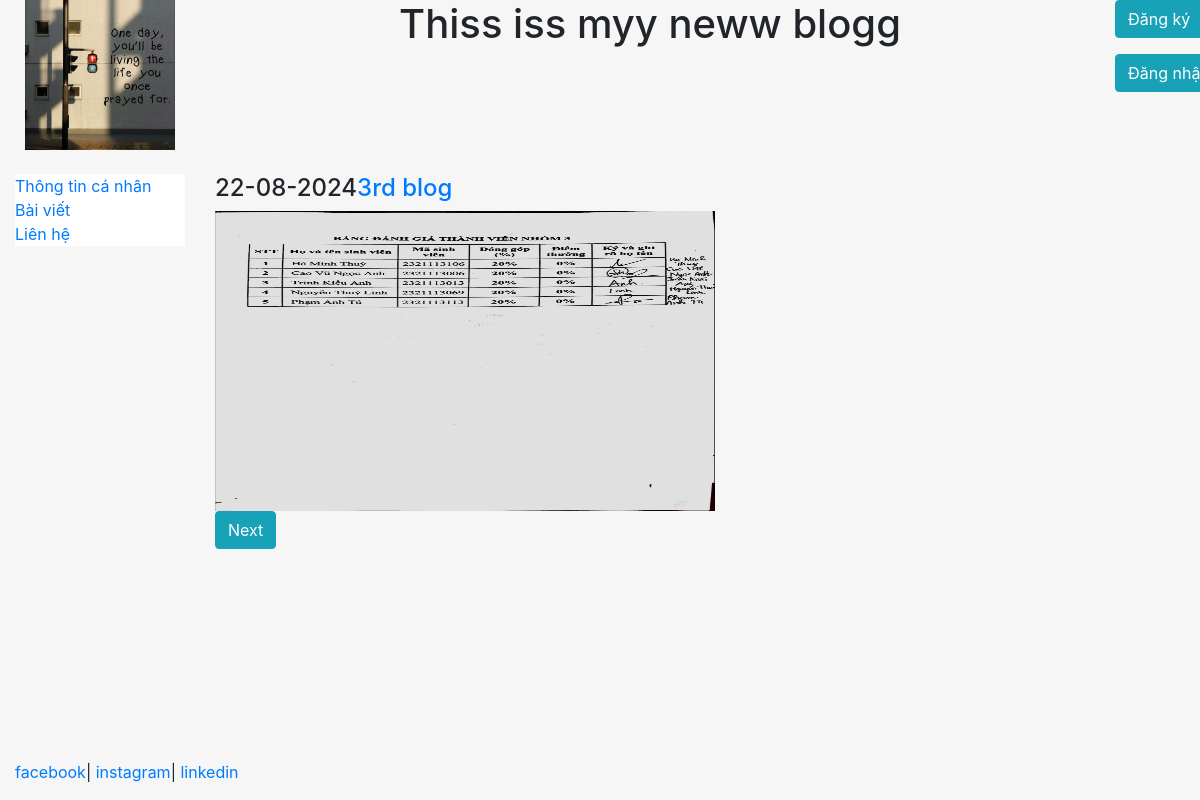
Screenshot of /blog/ with the database file from the repository.
### blog/models.py (models this page shows, shortened)
class Post(models.Model):
    title = models.CharField(max_length=100)
    body = models.TextField()
    date = models.DateTimeField(auto_now_add=True)
    image = models.ImageField(null=True)

### blog/templates/blog/blog.html (shortened to what this page needs)
{% extends "pages/base.html" %}
{% block content %}
    {% for post in Posts %}
        <h4>{{post.date|date:"d-m-Y"}}<a href="/blog/{{post.id}}">{{post.title}}</a></h4>
        <img src="{{post.image.url}}" width="500px" height="300px" />
    {% endfor %}
    <br/>
    {% if page_obj.has_next %}
        <a href="{{request.path}}?page={{page_obj.next_page_number}}" class="btn btn-info">Next</a>
    {% endif %}
{% endblock %}

### home/templates/pages/base.html (style rules this page uses)
html, body { height: 100%; background-color: #f6f6f6; }

### rows the page displays
Post: date "22-08-2024", title "3rd blog", image (picture)
